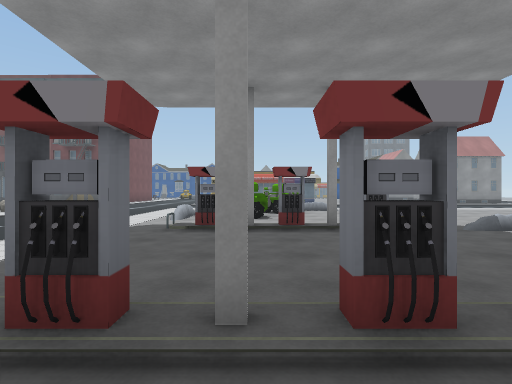
[1] (above)

24 first-person views from a walk through a scene from a Unity 3-D project. The camera is 1.3 m above the floor, looks level and sees 80° across. The floor is counted in squares, 2 m on a side. Each view is taken from the middle of a square. On the plan, view 1 faces up. The plan holds only what a view shows up to about 10 squares ahead; the rest is blank. The place goes on beyond the plan. The player is left out. Some animated figures are not drawn. Some surface patterns are stand-ins.

[2]
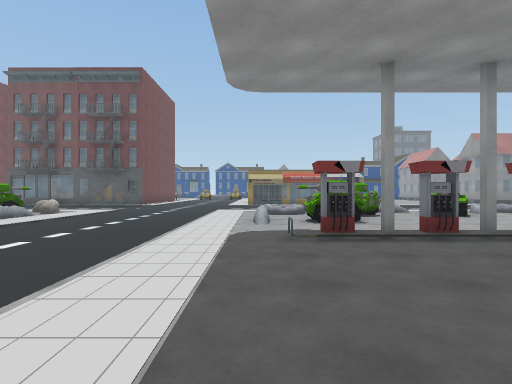

[3]
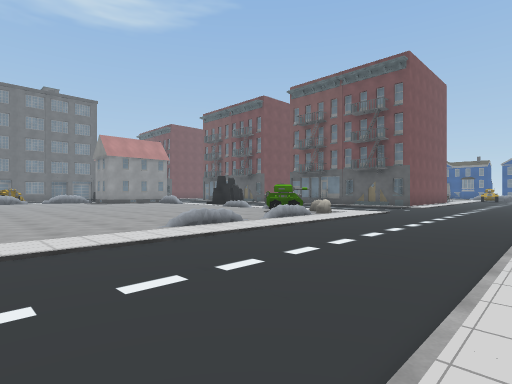

[4]
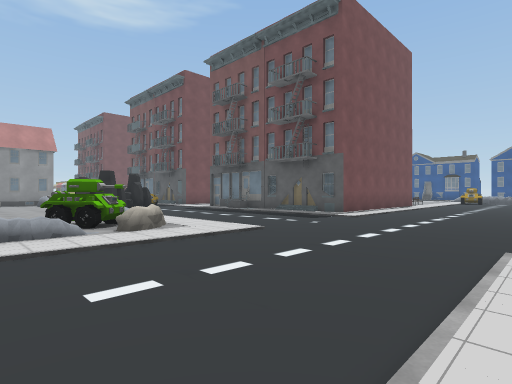

[5]
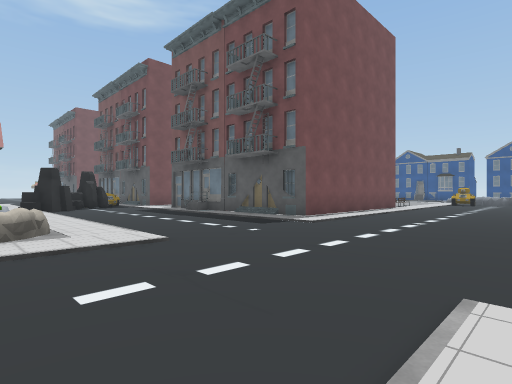

[6]
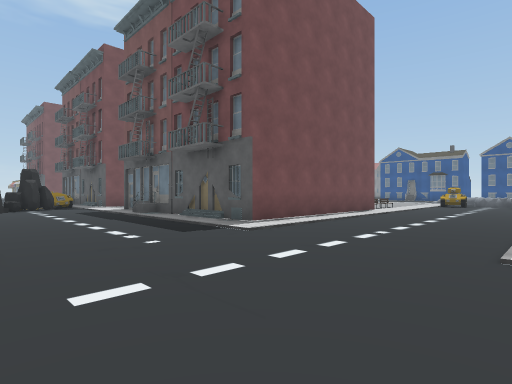

[7]
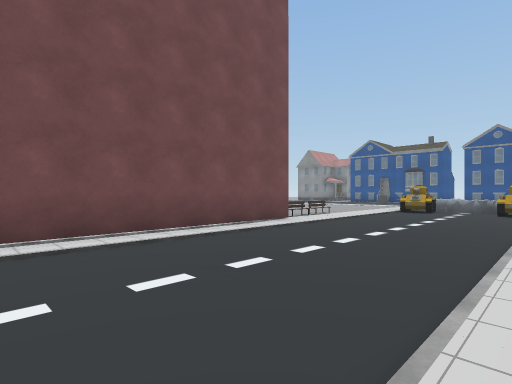

[8]
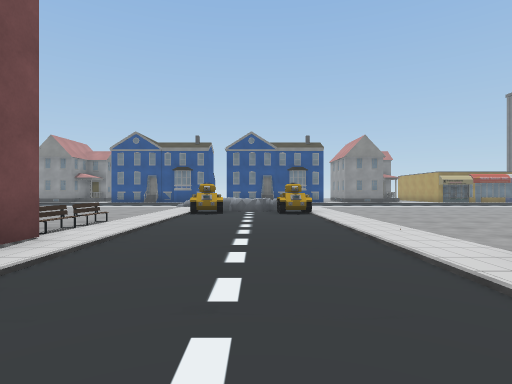

[9]
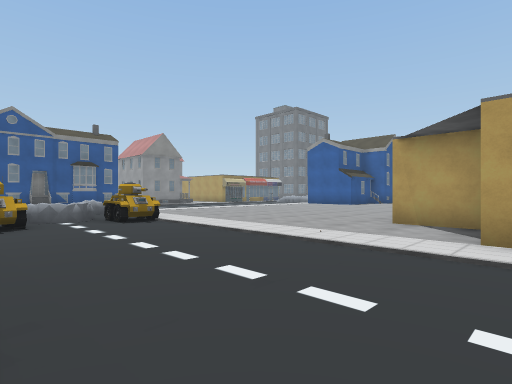

[10]
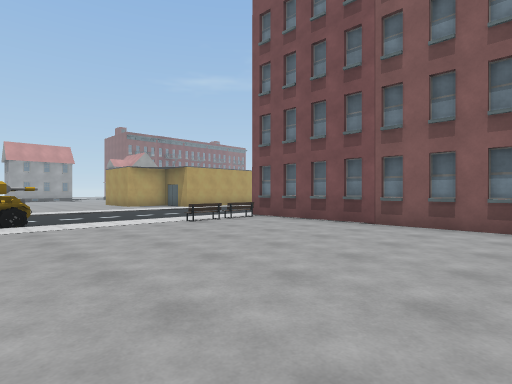

[11]
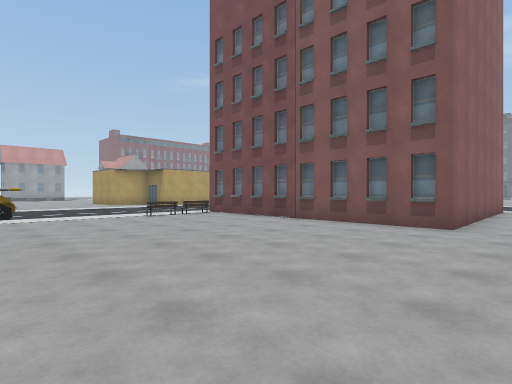

[12]
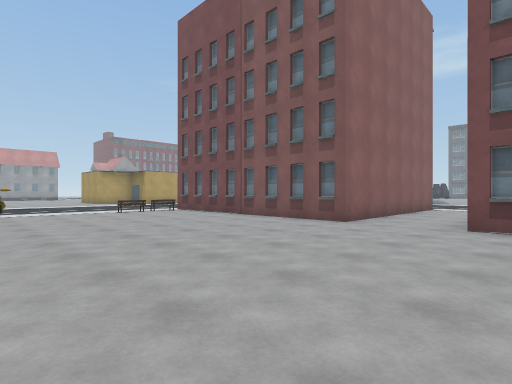

[13]
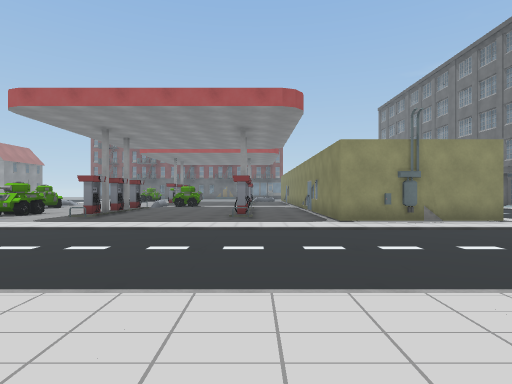

[14]
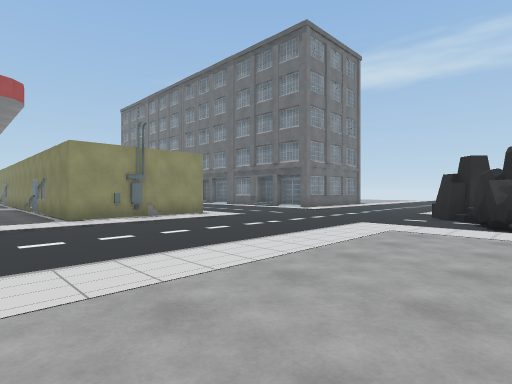

[15]
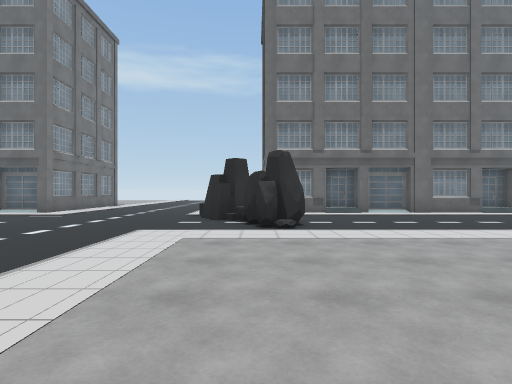

[16]
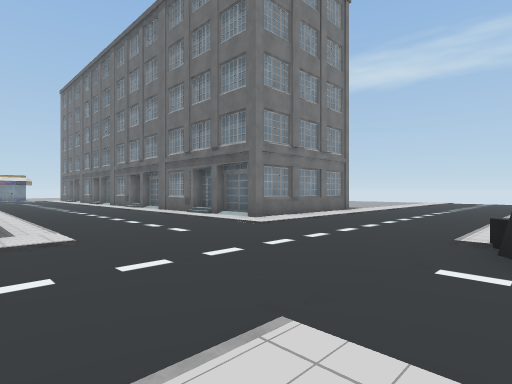

[17]
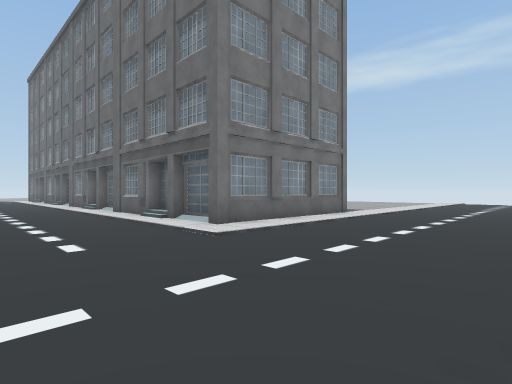

[18]
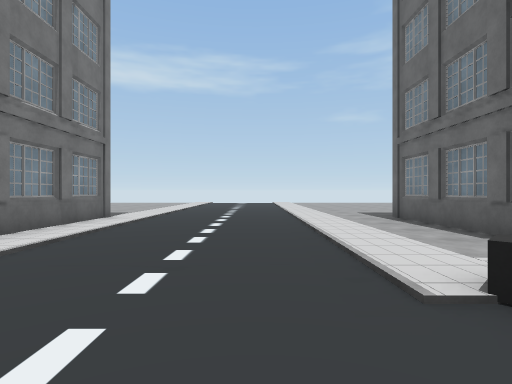

[19]
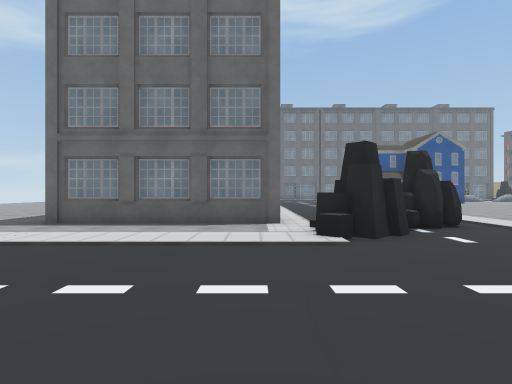

[20]
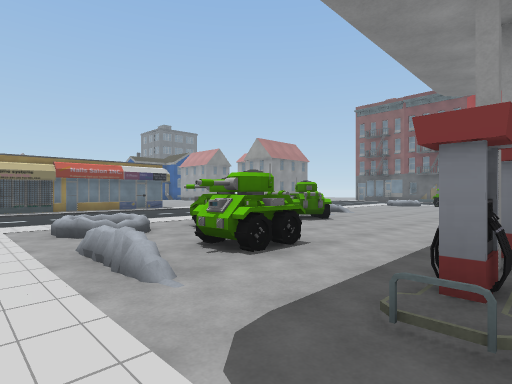

[21]
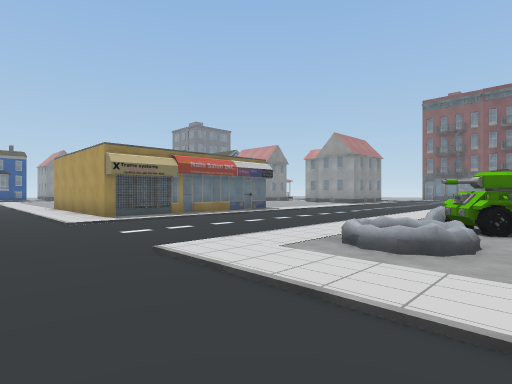

[22]
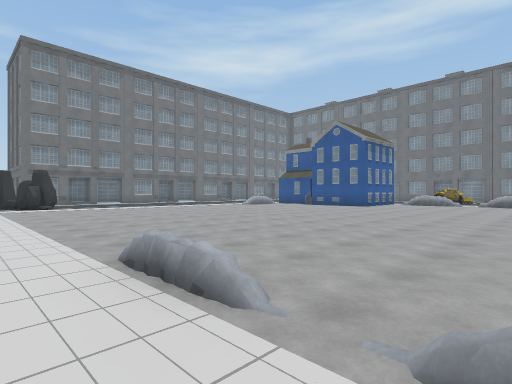

[23]
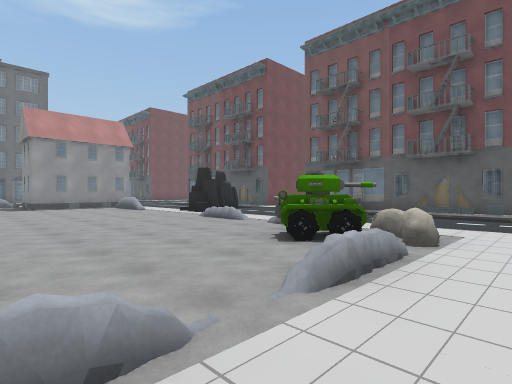

[24]
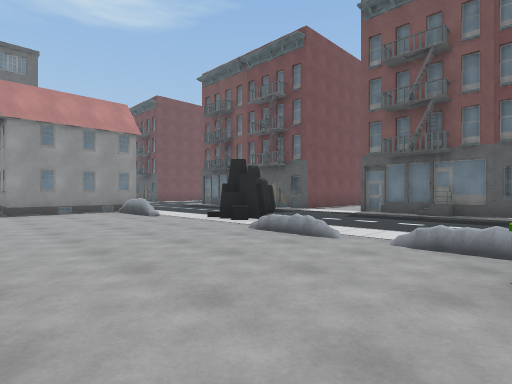

### Floor plan
Key: @ floor where view 1 was taken; # wall or solid block; x gap in a wall; . floor; / step, stairs or slope; S sandbag; T tank; B building; R rock; E bench; O other object.
Columns run from 23 left of view 1 to 2 right of it. Each row starts with its distance up from view 1.
 29      ...........TSST......
 28      ...........TT.T......
 27      .....................
 26      .....................
 25      ..........E..........
 24      ..........E.........
 23      B#..#BBB###.......#
 22        ..      #.......#
 21        ..      #.....#
 20        ..      #.....#
 19        ..      #.....#
 18        ..      #.....#
 17         .#######.....####
 16         ..//..............
 15        ...................
 14      RR...................
 13        R..................
 12     ...RR.................
 11 B  xOO....O//OS.......S..O
 10 B  ..........TTS.....S.TT.
  9    ............O.......TT.
  8 B##............O.....OTT..
  7     ......................
  6     ...........O.........#
  5      .................#.#.
  4       ....................
  3        ...................
  2         .................
  1          .............###
  0           .............@..
 -1            ..........#####
 -2           ...........#
 -3           ...........#
 -4           ...........#
 -5           ................
 -6          ..../R...........
 -7         .....RR...........
 -8        .......RR..........
 -9        ......./R..........
-10       ##B#####.......#####
-11              #.......#
-12              #B......#
-13              #.......#
-14              #.......B

Positions as (right, up) in squares from view 1, and headings:
1: (0, 0), facing up
2: (-2, 1), facing up
3: (-3, 2), facing up-left
4: (-3, 8), facing up-left
5: (-3, 10), facing up-left
6: (-3, 12), facing up-left
7: (-3, 17), facing up-left
8: (-5, 19), facing up
9: (-7, 21), facing up-right
10: (-14, 29), facing down-right
11: (-16, 29), facing down-right
12: (-18, 29), facing down-right
13: (-9, 1), facing right
14: (-10, 1), facing down-right
15: (-9, 0), facing down
16: (-8, -4), facing down-right
17: (-7, -6), facing down-right
18: (-6, -7), facing down
19: (-3, -10), facing left
20: (-3, 5), facing up-right
21: (-5, 9), facing up-right
22: (-7, 8), facing down-left
23: (-7, 6), facing up-left
24: (-10, 7), facing up-left
